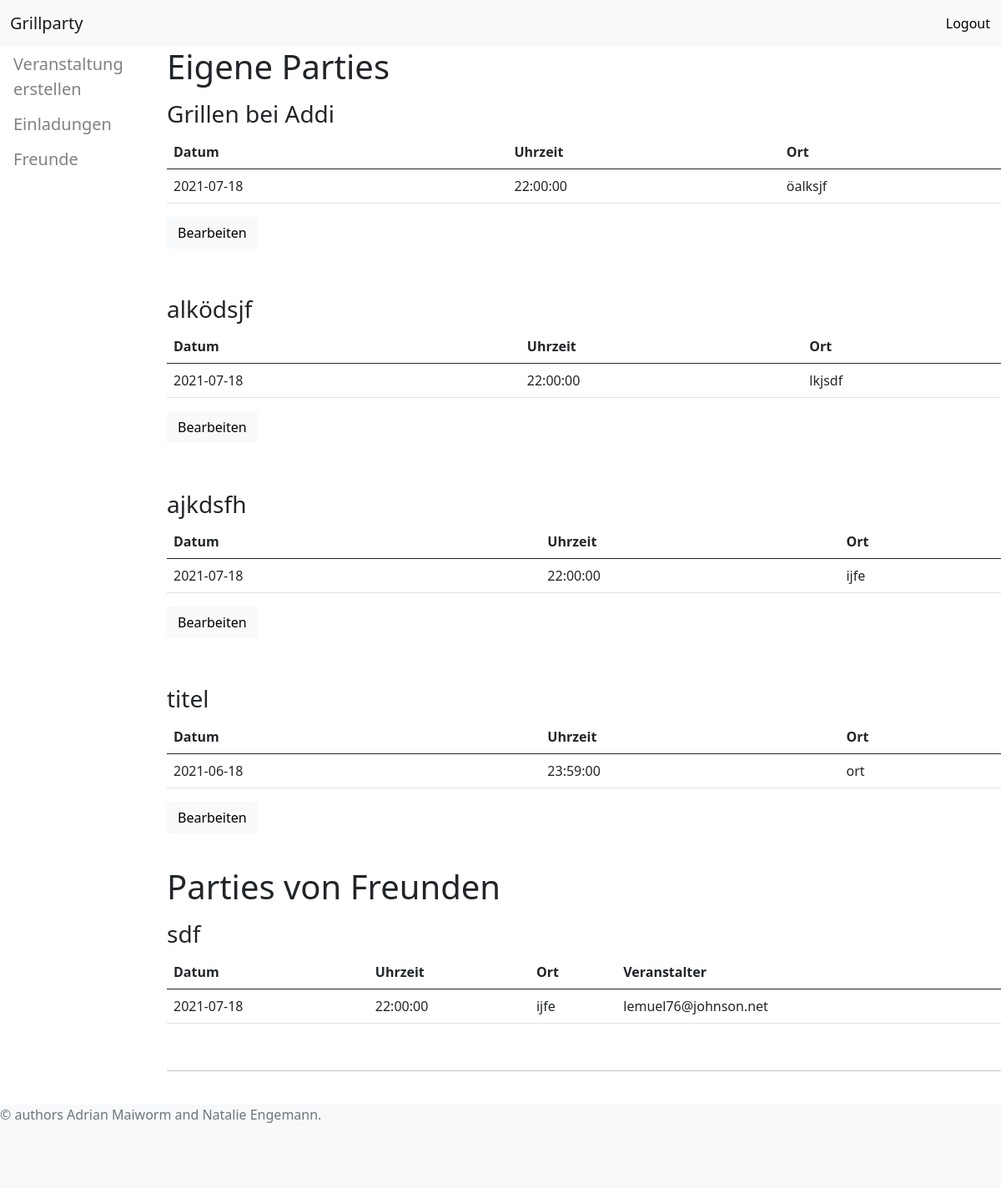
The app's page /dashboard (signed in) with its own data.
### tables this page shows
CREATE TABLE parties (
				id INTEGER NOT NULL PRIMARY KEY AUTOINCREMENT,
				title TEXT NOT NULL,
				date TEXT NOT NULL,
				time TEXT NOT NULL,
				address TEXT NOT NULL,
				owner TEXT NOT NULL,
				FOREIGN KEY (owner) REFERENCES users(mailaddress));

### main.py (the view)
@app.route("/dashboard", methods=['POST', 'GET'])
def dashboard():
    session._get_current_object.__name__
    user = session["user"]
    own_parties = select_parties(conn, cur, user, "own")
    foreign_parties = select_parties(conn, cur, user, "foreign")
    print(own_parties)
    if request.method == "POST":
        Submit = request.form.get("submit")
        print(Submit)
        forward_message = "Moving Forward..."
        return redirect(url_for('bearbeiten', pid=Submit))
    return render_template("dashboard.html", foreign_parties=foreign_parties, own_parties=own_parties)

### db_connection.py (called while the page is built)
def select_parties(conn, cur, user, type):
	script = ""
	if type == "own":
		script = """
		SELECT *
		FROM parties
		WHERE owner = ?
		"""
		parameters = [user]
	elif type == "foreign":
		script = """
		SELECT *
		FROM parties
		WHERE id IN (SELECT party_id FROM participants WHERE participant_mail = ? AND accepted = 1)
		AND owner != ?
		"""
		parameters = [user, user]
	else:
		print("wrong operation")
	cur.execute(script, parameters)
	results = cur.fetchall()
	return results

### templates/dashboard.html (shortened to what this page needs)
{% extends "main.html" %}
{% block navbar %}
{% if session['logged_in'] %}
<nav class="navbar sticky-top navbar-expand-lg navbar-light bg-light">
    <div class="container-fluid">
        <a class="navbar-brand" href="/dashboard">Grillparty</a></div>
        <ul class="nav navbar-nav navbar-right">
        <form action="/logout/" method="post">
            <button class="btn btn-light" type = "submit">Logout</button>
        </form>
            </ul>
        </nav>
<div class="sidenav">
    <a href="/newevent">Veranstaltung erstellen</a>
    <a href="/invitations">Einladungen</a>
    <a href="/friends">Freunde</a>
  </div>
  {% block overview %}
  <div class="main">
      <h1> Eigene Parties</h1>
      {% for party in own_parties %}
      <p>
          <h3>{{ party[1] }}</h3>
          <table class = "table">
            <thead>
            <tr>
                <th scope="col">Datum</th>
                <th scope="col">Uhrzeit</th>
                <th scope="col">Ort</th>
            </tr>
        </thead>
        <tbody>
            <tr>
              <td>{{ party[2] }}</td>
              <td>{{ party[3] }}</td>
              <td>{{ party[4] }}</td>
            </tr>
          </tbody>
        </table>
          <form method="post">
              <button name="submit" class="btn btn-light" type="submit" value="{{ party[0] }}">Bearbeiten</button>
          </form>
        </p>
      <span class="badge badge-primary">{{ party[1] }}</span>
      {% endfor %}
      <h1>Parties von Freunden</h1>
      {% for party in foreign_parties %}
      <p>
          <h3>{{ party[1] }}</h3>
          <table class = "table">
            <thead>
            <tr>
                <th scope="col">Datum</th>
                <th scope="col">Uhrzeit</th>
                <th scope="col">Ort</th>
                <th scope="col">Veranstalter</th>
            </tr>
        </thead>
        <tbody>
            <tr>
              <td>{{ party[2] }}</td>
              <td>{{ party[3] }}</td>
              <td>{{ party[4] }}</td>
              <td>{{ party[5] }}</td>
            </tr>
          </tbody>
        </table>
        </p>
      <span class="badge badge-primary">{{ party[1] }}</span>
      <hr>
      {% endfor %}
  </div>
</body>
{% endblock %}
{% endif %}
{% endblock %}

### templates/main.html (shortened to what this page needs)
<!DOCTYPE html>
<html>
<head>
    <link href="https://cdn.jsdelivr.net/npm/bootstrap@5.0.0-beta2/dist/css/bootstrap.min.css" rel="stylesheet"
>
    <link rel="stylesheet" type="text/css" href="{{ url_for('static', filename='css/stylesheet.css') }}" />
    <link rel="stylesheet" type="text/css" href="{{ url_for('static', filename='css/dashboard.css') }}" />
</head>
{% block navbar %}{% endblock %}
    <br>
    <footer class="bg-light text-center text-lg-start">
            <span class="text-muted">
                &copy; authors Adrian Maiworm and Natalie Engemann.
            </span>
    </footer>
</body>
</html>

### static/css/dashboard.css (style rules this page uses)
.sidenav { height:auto; width: 200px; left: 0; position: fixed; padding-bottom: 0; z-index: 1; }
.sidenav a { text-decoration: none; font-size: 20px; padding: 6px 8px 6px 16px; color: #818181; display: block; }
.main { margin-left: 200px; display: block; align-items: inherit; }
footer { position: absolute; bottom: 0; height: 100px; width: 100%; }

### records on screen
parties: title "Grillen bei Addi", date "2021-07-18", time "22:00:00", address "öalksjf", {{ party[0] }} 0 (drawn)
parties: title "alködsjf", date "2021-07-18", time "22:00:00", address "lkjsdf", {{ party[0] }} 2 (drawn)
parties: title "ajkdsfh", date "2021-07-18", time "22:00:00", address "ijfe", {{ party[0] }} 3 (drawn)
parties: title "titel", date "2021-06-18", time "23:59:00", address "ort", {{ party[0] }} 6 (drawn)
parties: title "sdf", date "2021-07-18", time "22:00:00", address "ijfe", owner "lemuel76@johnson.net"
